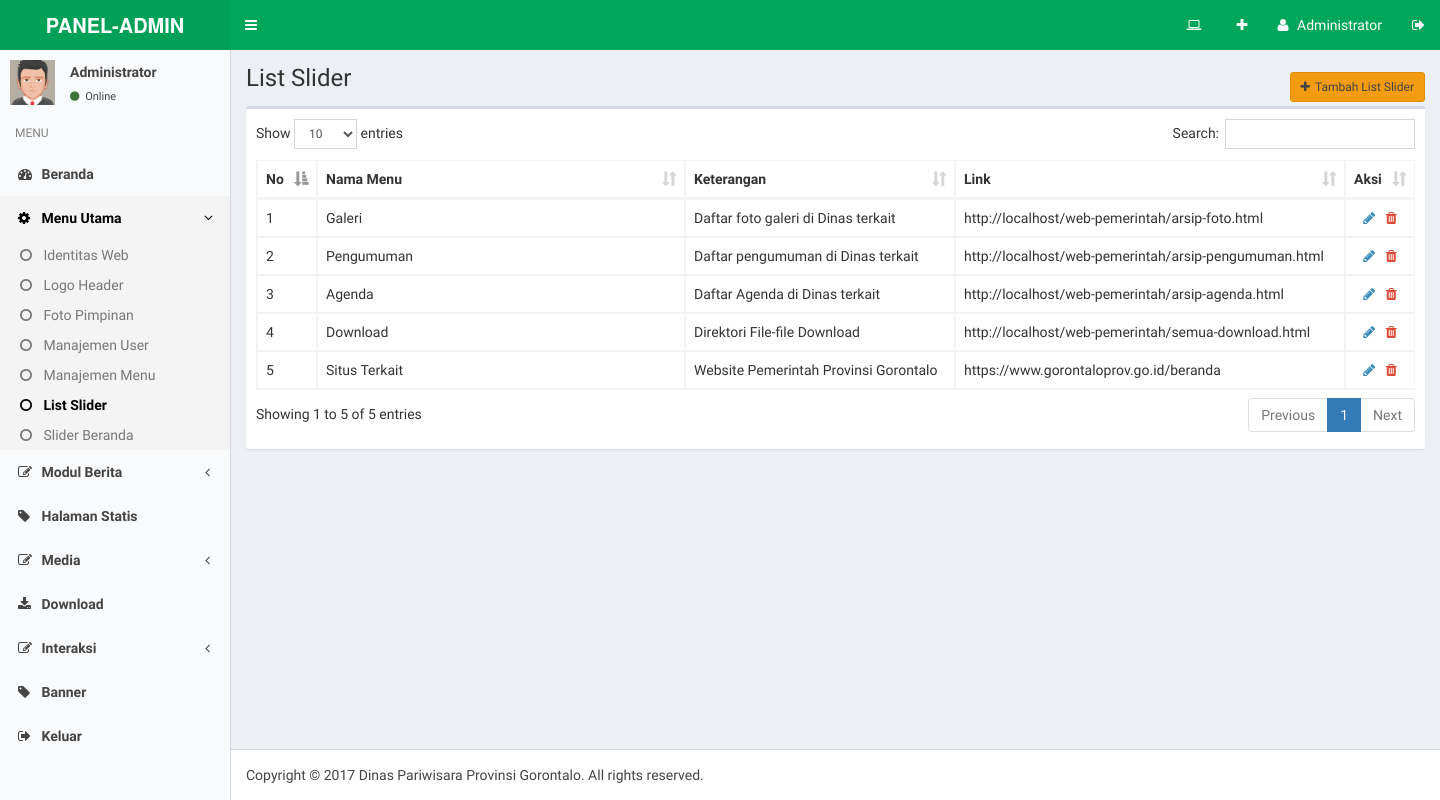
/adminweb/media.php?module=listslider (signed in), run on the app's committed database.
### tables this page shows
CREATE TABLE `listslider` (
  `id_list` int(11) NOT NULL,
  `nama_menu` varchar(100) NOT NULL,
  `keterangan` varchar(250) NOT NULL,
  `link` varchar(200) NOT NULL
);

CREATE TABLE `identitas` (
  `id_identitas` int(5) NOT NULL,
  `nama_pemilik` varchar(100) NOT NULL,
  `nama_website` varchar(100) NOT NULL,
  `alamat_website` varchar(100) NOT NULL,
  `meta_deskripsi` varchar(250) NOT NULL,
  `meta_keyword` varchar(250) NOT NULL,
  `email` varchar(100) NOT NULL,
  `facebook` varchar(100) NOT NULL,
  `twitter` varchar(100) NOT NULL,
  `fb` varchar(100) NOT NULL,
  `tube` varchar(100) NOT NULL,
  `ig` varchar(100) NOT NULL,
  `twitter_widget` text NOT NULL,
  `wtemp` text NOT NULL,
  `favicon` varchar(50) NOT NULL,
  `logo` varchar(200) NOT NULL,
  `fopim` varchar(100) NOT NULL,
  `telpon` varchar(20) NOT NULL,
  `alamat` text NOT NULL
);

### config/koneksi.php (called while the page is built, shortened)
<?php
$dbconnection = null;
function querydb($query)
{
    global $dbconnection;
    $result = $dbconnection->query($query);
    return $result;
}
?>

### adminweb/modul/mod_listslider/listslider.php (the view, shortened to what this page needs)
<?php
if (empty($_SESSION['namauser']) AND empty($_SESSION['passuser'])){
	echo "<script>alert('Untuk mengakses modul, Anda harus login dulu.'); window.location = '../../index.php'</script>";
}
else{
  $aksi = "modul/mod_listslider/aksi_listslider.php";
  $act = isset($_GET['act']) ? $_GET['act'] : '';
?>
	<section class="content-header">
		<h1>List Slider</h1>
		<ol class="breadcrumb">
            <li><a class="btn btn-warning btn-sm" href="?module=listslider&act=tambahlistslider"><i class="fa fa-plus"></i>Tambah List Slider</a></li>
        </ol>
	</section>
	<section class="content">
		<div class="row">
			<div class="col-xs-12">
<?php
  switch($act){
    default:
?>
              <div class="box">
                <div class="box-body">
                  <table id="dataagenda" class="table table-bordered table-hover">
                    <thead>
                      <tr>
                        <th>No</th>
                        <th>Nama Menu</th>
                        <th>Keterangan</th>
                        <th>Link</th>
                        <th>Aksi</th>
                      </tr>
                    </thead>
                    <tbody>
					<?php
						$query  = "SELECT * FROM listslider ORDER BY id_list DESC";
						$tampil = querydb($query);
					$no=1;
					while ($r=$tampil->fetch_array()){
						echo "<tr><td>$no</td>
							<td width=\"350\">$r[nama_menu]</td>";
						echo "<td>$r[keterangan]</td>
							  <td>$r[link]</td>
							<td align=\"center\"><a href=\"?module=listslider&act=editlistslider&id=$r[id_list]\" title=\"Edit Data\"><i class=\"fa fa-pencil\"></i></a> &nbsp;
							<a href=\"$aksi?module=listslider&act=hapus&id=$r[id_list]\" onclick=\"return confirm('APAKAH ANDA YAKIN AKAN MENGHAPUS LIST MENU INI ?')\" title=\"Hapus Data\"><i class=\"fa fa-trash text-red\"></i></a></td>
							</tr>";
						$no++;
					}
					?>
                    </tbody>
                  </table>
                </div>
              </div>
<?php
	break;
?>
<?php
  }
?>
            </div>
		</div>
	</section>
<?php
}
?>

### adminweb/footer.php (shortened to what this page needs)
<?php
if (empty($_SESSION['namauser']) AND empty($_SESSION['passuser'])){
	echo "<script>alert('Untuk mengakses modul, Anda harus login dulu.'); window.location = 'index.php'</script>";
}
else{
?>
      <footer class="main-footer">
		Copyright &copy; 2017 <?php echo $tdin['nama_pemilik']; ?>. All rights reserved.
      </footer>
    </div>
  </body>
</html>
<?php
}
?>

### data on the page
listslider: nama_menu "Galeri", keterangan "Daftar foto galeri di Dinas terkait", link "http://localhost/web-pemerintah/arsip-foto.html"
listslider: nama_menu "Pengumuman", keterangan "Daftar pengumuman di Dinas terkait", link "http://localhost/web-pemerintah/arsip-pengumuman.html"
listslider: nama_menu "Agenda", keterangan "Daftar Agenda di Dinas terkait", link "http://localhost/web-pemerintah/arsip-agenda.html"
listslider: nama_menu "Download", keterangan "Direktori File-file Download", link "http://localhost/web-pemerintah/semua-download.html"
listslider: nama_menu "Situs Terkait", keterangan "Website Pemerintah Provinsi Gorontalo", link "https://www.gorontaloprov.go.id/beranda"
identitas: nama_pemilik "Dinas Pariwisara Provinsi Gorontalo"

### other printed values
$_SESSION['namalengkap'] "Administrator"
